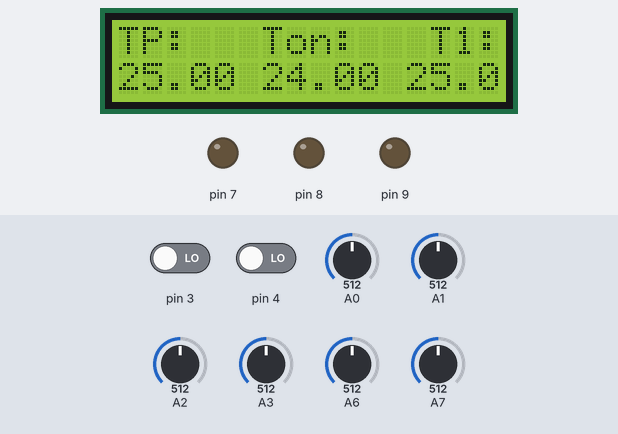
Bench run of a sketch on a simulated Arduino Nano, built with avr-gcc and run on an emulated ATmega328P. Parts: 16×2 character LCD, output pins drawn as LEDs (lit = HIGH). The inputs (shaded band) are chosen by the test bench; at power-on: A2 = 512, pin 4 LOW, A3 = 512, A6 = 512, pin 3 LOW, A0 = 512, A1 = 512, A7 = 512. Random numbers use the default seed unless the sketch sets one; what the sketch prints to the serial monitor is not drawn.

Above: at 1.2 s.
1.3 s: A2 set to 457
At 4.5 s:
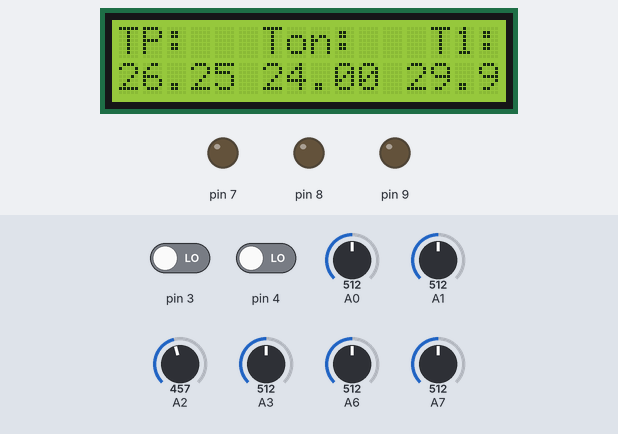
5.8 s: A2 set to 431
At 8.5 s:
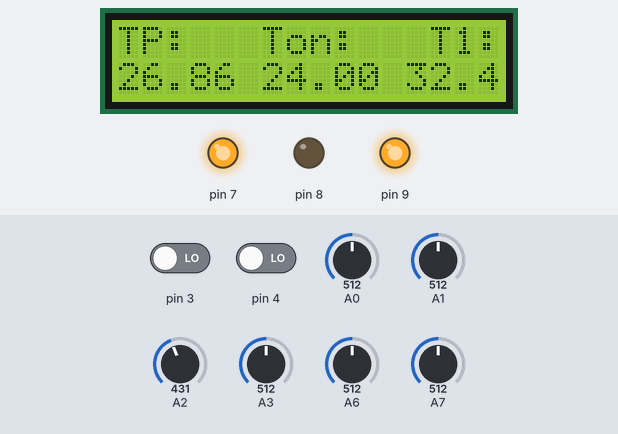
10.3 s: pin 4 driven HIGH
At 15.4 s:
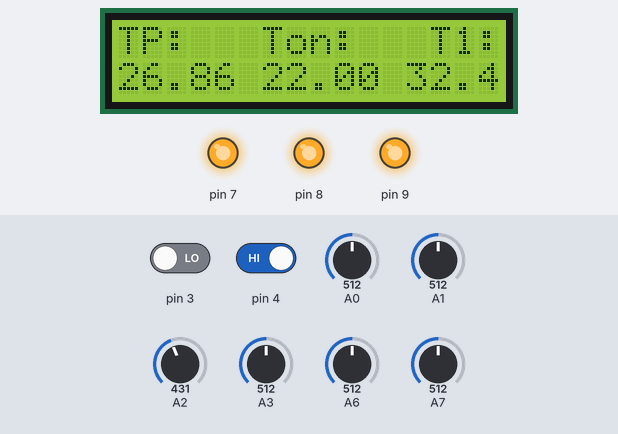
18.9 s: A3 set to 610
At 22.3 s:
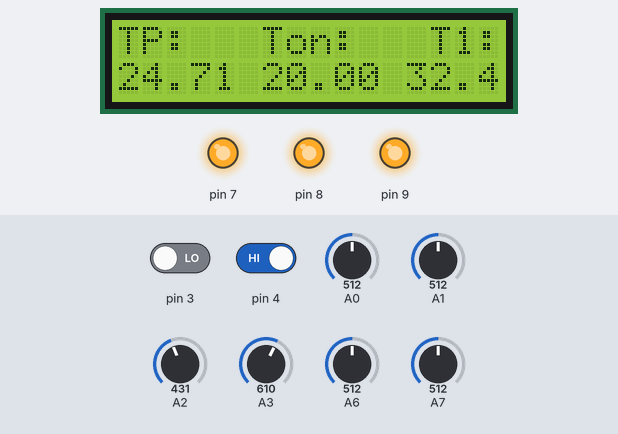
26.3 s: A3 set to 631
At 29.1 s:
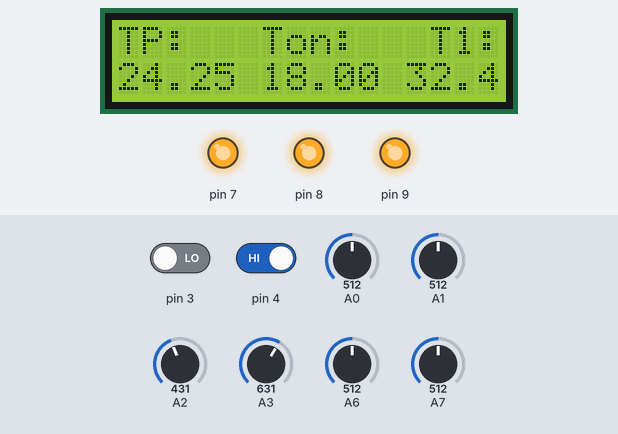
33.4 s: A6 set to 671
At 36.0 s:
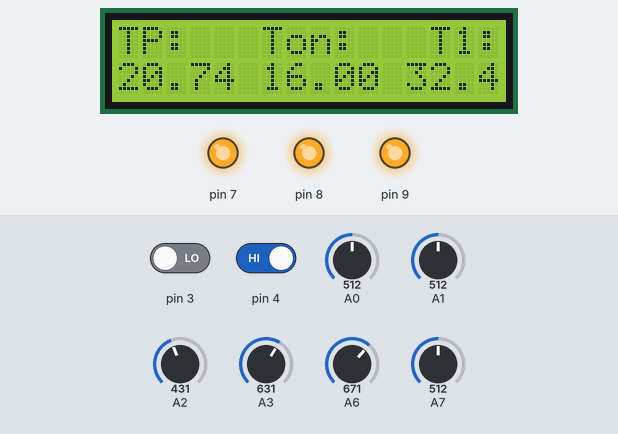
40.5 s: A6 set to 697
Timing chart, 0 to 43.5 s (numbered marks = the images above; inputs shaded):
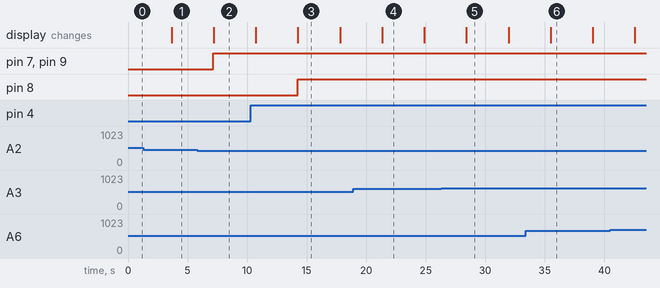

The sketch:

arduino.ino
```cpp
#include <Wire.h>
#include <LiquidCrystal_I2C.h>
#include <math.h>
#include <SoftwareSerial.h>


float te=24; //temperatura de encendido


LiquidCrystal_I2C lcd(0x27, 16, 2);


float r_25 = 9900.0;
float aa = 3.354017e-3;
float bb = 2.5617244e-4;
float cc = 2.1400943e-6;
float d = -7.2405219e-8;

float tt[8]={1,1,1,1,1,1,1,1};
float V[8];
float V0[8];
float V1[8];
float denom[8];
float denom1[8];
float num[8];
float R[8];
float temp[8];

void r2t(float RR[],float g[]) {
   for (int i = 0; i < 8; i++) {
    float resistencia = RR[i];
    g[i]=(1/(aa + bb*log(resistencia/r_25) + cc*pow(log(resistencia/r_25),2) + d*pow(log(resistencia/r_25),3))-273.15);
   }
}

SoftwareSerial espSerial(5, 6); // RX, TX

void setup() {
  lcd.init();
  lcd.backlight();
  lcd.setCursor(0, 0);
  lcd.print("TP:   Ton:   T1: ");
  // put your setup code here, to run once:
  Serial.begin(115200);
  espSerial.begin(115200);
  pinMode(7,OUTPUT);
  pinMode(8,OUTPUT);
  pinMode(9, OUTPUT);
  pinMode(3, INPUT);
  pinMode(4, INPUT);

}

void scal(float a, float b[],float c[]) {
  //float c[8]={1,1,1,1,1,1,1,1};
  for (int i = 0; i < 8; i++) {
    c[i] = a*b[i];
  }
}

void sum(float a, float b[],float c[]) {
  //float c[8]={1,1,1,1,1,1,1,1};
  for (int i = 0; i < 8; i++) {
    c[i] = b[i]+a;
  }
  //return c[8];
}

void mult(float a[], float b[],float c[]) {
  //float c[8]={1,1,1,1,1,1,1,1};
  for (int i = 0; i < 8; i++) {
    c[i] = b[i]*a[i];
  }
  //return c[8];
}


void pwr(float a, float b[], float c[]){
   for (int i = 0; i < 8; i++) {
    c[i] = pow(b[i],a);
  }
}


void dvs(float a[], float b[], float c[]){
   for (int i = 0; i < 8; i++) {
    c[i] = (a[i]/b[i]);
  }
}

void loop() {
  int inc = digitalRead(3);
  int dec = digitalRead(4);

  // Check if the increment button is pressed and the previous state was not pressed
  if (inc == HIGH) {
    // Increment the counter
    te++;
    inc=LOW;
  }
  if (dec == HIGH) {
    // Increment the counter
    te=te-1;
    //dec=LOW;
    //Serial.println(te);
    // Print the updated counter value to the serial monitor
    //Serial.println("Counter increased: " + String(counter));
  }


  // put your main code here, to run repeatedly:
  //pressure
  int s0 = analogRead(A0);
  int s1 = analogRead(A1);
  //Temperature
  int s2 = analogRead(A2);
  int s3 = analogRead(A3);
  int s6 = analogRead(A6);
  int s7 = analogRead(A7);

  float p1=map(s0,0,1024,40,120);
  float p2=map(s1,0,1024,150,350);

  float ss[8]={s2,s3,s6,s7,0,0,0,0};//////{t1,t2,t3,t4,t5}


  float jj[8]= {1024.0,1024.0,1024.0,1024.0,1024.0,1024.0,1024.0,1024.0};
  scal(5.0,ss,V); //float v = s0* (5.0/1024);
  dvs(V,jj,V0);
  scal(-1,V0,V1);  //float resistencia = (voltage * 10000)/(5 - voltage);
  sum(5.0,V1,denom);
  scal(r_25,V0,num);
  dvs(num,denom,R);
  r2t(R,temp);

  temp[4]=random(5)+45;
  temp[5]=te-random(5);
  temp[6]=(te-random(3));
  temp[7]=random(5);


  float tp=(temp[0]+temp[1]+temp[2]+temp[3])/4;
  //digitalWrite(8,HIGH);

  if(round(tp-te)>2 && round(tp-te)<5){
    digitalWrite(7,HIGH);
    digitalWrite(8,LOW);
    digitalWrite(9,HIGH);

  }
  else if(round(tp-te)>=5){
    digitalWrite(8,HIGH);
    digitalWrite(7,HIGH);
    digitalWrite(9,HIGH);
    }

  else if((tp-te)<=-2){
    digitalWrite(7,LOW);
    digitalWrite(8,LOW);
    }

  else {
    //digitalWrite(7,LOW);
    //digitalWrite(8,LOW);
    //digitalWrite(9,LOW);
  }


  //scal(1000/5-)
  //scal(2.0,test,hola);
  //Serial.print(tp);
  //Serial.print(',');
  Serial.print(temp[0]);
  Serial.print(',');
  Serial.print(temp[1]);
  Serial.print(',');
  Serial.print(temp[2]);
  Serial.print(',');
  Serial.print(temp[3]);
  Serial.print(',');
  Serial.print(temp[4]);
  Serial.print(',');
  Serial.print(temp[5]);
  Serial.print(',');
  Serial.print(temp[6]);
  Serial.print(',');
  Serial.print(temp[7]);
  Serial.print(',');
  Serial.print(p1);
  Serial.print(',');
  Serial.println(p2);

  lcd.setCursor(0, 1);
  lcd.print(tp);

  lcd.setCursor(6, 1);
  lcd.print(te);

  lcd.setCursor(12, 1);
  lcd.print(temp[0]);

  //String kk= String(temp[0])+','+String(temp[1]);
  espSerial.print(temp[0]);
  espSerial.print(',');
  espSerial.print(temp[1]);
  espSerial.print(',');
  espSerial.print(temp[2]);
  espSerial.print(',');
  espSerial.print(temp[3]);
  espSerial.print(',');
  espSerial.print(temp[4]);
  espSerial.print(',');
  espSerial.print(temp[5]);
  espSerial.print(',');
  espSerial.print(temp[6]);
  espSerial.print(',');
  espSerial.print(temp[7]);
  espSerial.print(',');
  espSerial.print(p1);
  espSerial.print(',');
  espSerial.println(p2);
  //espSerial.println(kk);

  delay(3500);

 // float temp1 = r2t(resistencia);
  //temp2 = r2t(resistencia2);
  //Serial.println(temperatura);
}
```

Measured:
- the behaviour switches between 447 and 446 on A2 (found by bisection; images 1 and 2)
- after the input at 1.3 s, the display: changes after 2.4 s (image 1)
- after the input at 5.8 s, pin 7, pin 9: LOW → HIGH after 1.4 s; the display: changes after 1.4 s (image 2)
- after the input at 10.3 s, pin 8: LOW → HIGH after 3.9 s; the display: first changes after 0.43 s (image 3 shows a later state)
- what the display in image 3 shows lasts 3.5 s, from 14.3 s to 17.8 s
